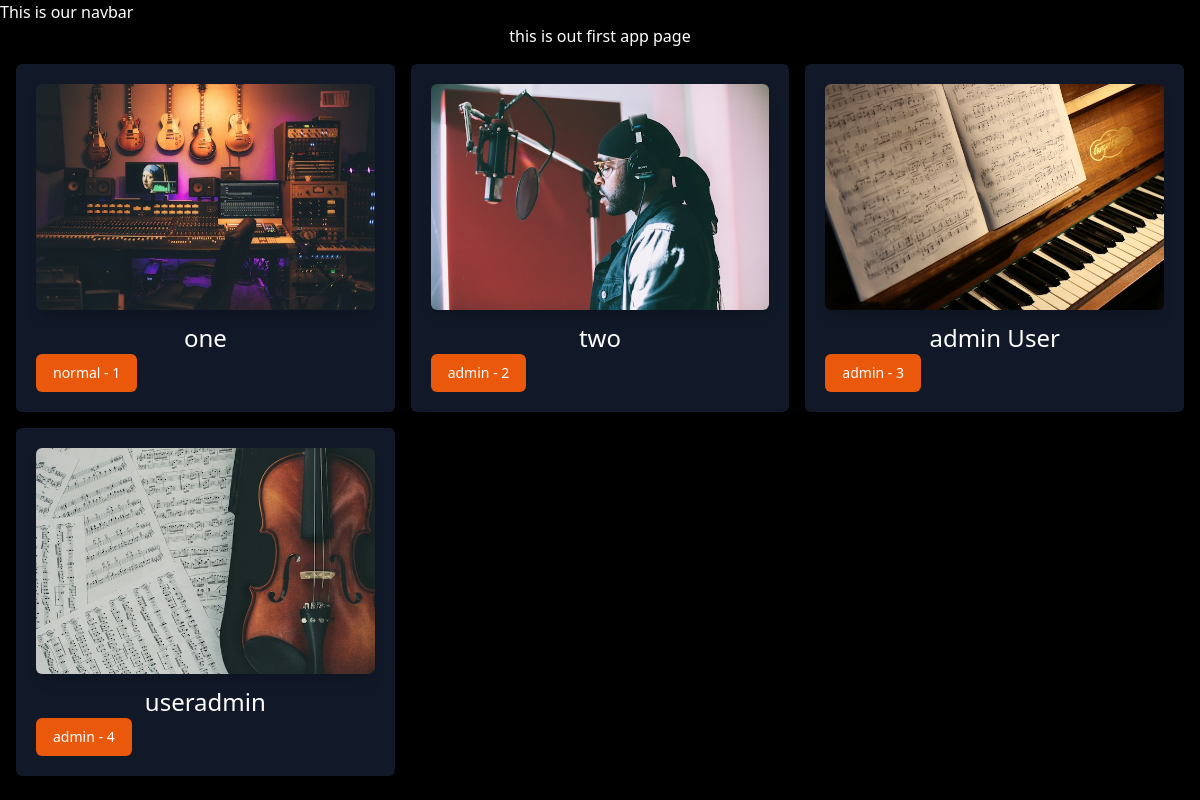
The app's page /firstapp/ with its own data.
### firstapp/models.py (models this page shows, shortened)
class User(models.Model):
    USER_TYPE = [
        ('normal', "normaluser"),
        ('admin', "useradmin")
    ]
    name = models.CharField(max_length=100)
    image = models.ImageField(upload_to='images/')
    email = models.EmailField(max_length=120, blank=False, null=False, default='')
    description = models.TextField(max_length=500, blank=True,null=True)
    date_added = models.DateTimeField(default=timezone.now)
    type = models.CharField(max_length=8, choices=USER_TYPE)

### firstapp/views.py (the view)
# urls.py: path('firstapp/', include('firstapp.urls')),
def firstapp(request):
    users = User.objects.all()
    return render(request, 'firstapp/first.html', {'users': users})

### firstapp/templates/firstapp/first.html
{% extends 'layout.html' %} {% block title %}first app{% endblock %}
{% block content %}
<h1>this is out first app page</h1>
<div class="grid grid-cols-3 gap-4 m-4">
  {% for users in users %}
  <div class="bg-gray-900 p-5 rounded-md">
    <img class="rounded-md shadow-lg" src="{{users.image.url}}" alt="" />
    <h1 class="text-2xl mt-3">{{users.name}}</h1>
    <a href="{% url 'user-details' users.id %}">
      <button
        type="button"
        class="inline-flex items-center justify-center px-4 py-2 border border-transparent text-sm font-medium rounded-md text-white bg-orange-600 hovre:bg-orange-700 focus:outline-none focus:ring-2 focus:ring-offset-2"
      >
        {{users.type}} - {{users.id}}
      </button>
    </a>
  </div>
  {% endfor %}
</div>
{% endblock %}

### static/css/home.css (style rules this page uses)
body { background-color: rgb(0, 0, 0); color: white; }
h1 { text-align: center; font-size: 40px; }

### records on screen
User: image (picture), name "one", type "normal", id "1"
User: image (picture), name "two", type "admin", id "2"
User: image (picture), name "admin User", type "admin", id "3"
User: image (picture), name "useradmin", type "admin", id "4"
